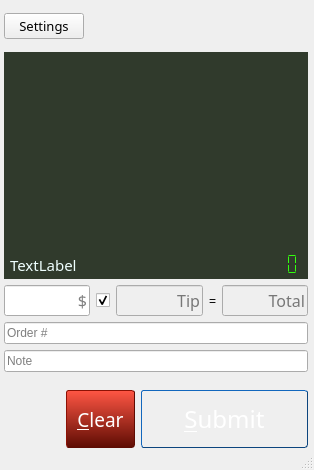
<?xml version="1.0" encoding="UTF-8"?>
<ui version="4.0">
 <class>MainWindow</class>
 <widget class="QMainWindow" name="MainWindow">
  <property name="geometry">
   <rect>
    <x>0</x>
    <y>0</y>
    <width>314</width>
    <height>470</height>
   </rect>
  </property>
  <property name="windowTitle">
   <string>Payment Terminal</string>
  </property>
  <widget class="QWidget" name="centralwidget">
   <property name="sizePolicy">
    <sizepolicy hsizetype="Preferred" vsizetype="Preferred">
     <horstretch>0</horstretch>
     <verstretch>0</verstretch>
    </sizepolicy>
   </property>
   <layout class="QVBoxLayout" name="verticalLayout_2">
    <property name="spacing">
     <number>6</number>
    </property>
    <property name="leftMargin">
     <number>4</number>
    </property>
    <property name="topMargin">
     <number>6</number>
    </property>
    <property name="rightMargin">
     <number>6</number>
    </property>
    <property name="bottomMargin">
     <number>0</number>
    </property>
    <item>
     <widget class="QFrame" name="frame">
      <property name="frameShape">
       <enum>QFrame::NoFrame</enum>
      </property>
      <property name="frameShadow">
       <enum>QFrame::Sunken</enum>
      </property>
      <layout class="QHBoxLayout" name="horizontalLayout_2">
       <property name="spacing">
        <number>0</number>
       </property>
       <property name="margin">
        <number>0</number>
       </property>
       <item>
        <widget class="QPushButton" name="btn_settings">
         <property name="font">
          <font>
           <family>Sans Serif</family>
           <pointsize>10</pointsize>
          </font>
         </property>
         <property name="focusPolicy">
          <enum>Qt::NoFocus</enum>
         </property>
         <property name="text">
          <string>Settings</string>
         </property>
         <property name="icon">
          <iconset>
           <normaloff>img/settings.png</normaloff>img/settings.png</iconset>
         </property>
         <property name="iconSize">
          <size>
           <width>32</width>
           <height>32</height>
          </size>
         </property>
        </widget>
       </item>
       <item>
        <spacer name="horizontalSpacer_2">
         <property name="orientation">
          <enum>Qt::Horizontal</enum>
         </property>
         <property name="sizeHint" stdset="0">
          <size>
           <width>40</width>
           <height>20</height>
          </size>
         </property>
        </spacer>
       </item>
       <item>
        <widget class="QLabel" name="label_3">
         <property name="sizePolicy">
          <sizepolicy hsizetype="Fixed" vsizetype="Fixed">
           <horstretch>0</horstretch>
           <verstretch>0</verstretch>
          </sizepolicy>
         </property>
         <property name="minimumSize">
          <size>
           <width>135</width>
           <height>40</height>
          </size>
         </property>
         <property name="maximumSize">
          <size>
           <width>135</width>
           <height>40</height>
          </size>
         </property>
         <property name="text">
          <string/>
         </property>
         <property name="pixmap">
          <pixmap>img/135x40-logo.png</pixmap>
         </property>
         <property name="alignment">
          <set>Qt::AlignRight|Qt::AlignTrailing|Qt::AlignVCenter</set>
         </property>
        </widget>
       </item>
      </layout>
     </widget>
    </item>
    <item>
     <widget class="QWidget" name="widget" native="true">
      <layout class="QVBoxLayout" name="verticalLayout">
       <property name="spacing">
        <number>0</number>
       </property>
       <property name="margin">
        <number>0</number>
       </property>
       <item>
        <widget class="QLabel" name="animationArea">
         <property name="sizePolicy">
          <sizepolicy hsizetype="Expanding" vsizetype="Expanding">
           <horstretch>0</horstretch>
           <verstretch>0</verstretch>
          </sizepolicy>
         </property>
         <property name="styleSheet">
          <string notr="true">background-color: rgb(48, 58, 44);
color: rgb(239, 255, 255);</string>
         </property>
         <property name="frameShadow">
          <enum>QFrame::Sunken</enum>
         </property>
         <property name="text">
          <string notr="true"/>
         </property>
         <property name="alignment">
          <set>Qt::AlignCenter</set>
         </property>
        </widget>
       </item>
       <item>
        <widget class="QTextEdit" name="view_display">
         <property name="enabled">
          <bool>true</bool>
         </property>
         <property name="sizePolicy">
          <sizepolicy hsizetype="Expanding" vsizetype="Expanding">
           <horstretch>0</horstretch>
           <verstretch>0</verstretch>
          </sizepolicy>
         </property>
         <property name="focusPolicy">
          <enum>Qt::NoFocus</enum>
         </property>
         <property name="acceptDrops">
          <bool>false</bool>
         </property>
         <property name="styleSheet">
          <string notr="true">background-color: rgb(48, 58, 44);
color: rgb(239, 255, 255);</string>
         </property>
         <property name="frameShape">
          <enum>QFrame::NoFrame</enum>
         </property>
         <property name="readOnly">
          <bool>true</bool>
         </property>
         <property name="overwriteMode">
          <bool>false</bool>
         </property>
         <property name="textInteractionFlags">
          <set>Qt::LinksAccessibleByMouse|Qt::TextSelectableByMouse</set>
         </property>
        </widget>
       </item>
       <item>
        <widget class="QFrame" name="frame_2">
         <property name="styleSheet">
          <string notr="true">background-color: rgb(48, 58, 44);
color: rgb(239, 255, 255);</string>
         </property>
         <property name="frameShape">
          <enum>QFrame::NoFrame</enum>
         </property>
         <property name="frameShadow">
          <enum>QFrame::Raised</enum>
         </property>
         <property name="lineWidth">
          <number>0</number>
         </property>
         <layout class="QHBoxLayout" name="horizontalLayout_3">
          <property name="spacing">
           <number>3</number>
          </property>
          <property name="leftMargin">
           <number>6</number>
          </property>
          <property name="topMargin">
           <number>0</number>
          </property>
          <property name="rightMargin">
           <number>3</number>
          </property>
          <property name="bottomMargin">
           <number>3</number>
          </property>
          <item>
           <widget class="QLabel" name="certificateStatus">
            <property name="sizePolicy">
             <sizepolicy hsizetype="Expanding" vsizetype="Preferred">
              <horstretch>0</horstretch>
              <verstretch>0</verstretch>
             </sizepolicy>
            </property>
            <property name="font">
             <font>
              <family>Courier 10 Pitch</family>
              <pointsize>11</pointsize>
             </font>
            </property>
            <property name="frameShape">
             <enum>QFrame::NoFrame</enum>
            </property>
            <property name="text">
             <string>TextLabel</string>
            </property>
           </widget>
          </item>
          <item>
           <widget class="QLCDNumber" name="countDown">
            <property name="styleSheet">
             <string notr="true">color: rgb(51, 255, 15)
</string>
            </property>
            <property name="frameShape">
             <enum>QFrame::NoFrame</enum>
            </property>
            <property name="smallDecimalPoint">
             <bool>false</bool>
            </property>
            <property name="segmentStyle">
             <enum>QLCDNumber::Flat</enum>
            </property>
           </widget>
          </item>
         </layout>
        </widget>
       </item>
      </layout>
     </widget>
    </item>
    <item>
     <widget class="QWidget" name="widget_5" native="true">
      <layout class="QHBoxLayout" name="horizontalLayout_5">
       <property name="margin">
        <number>0</number>
       </property>
       <item>
        <widget class="PcCurrencyLineEdit" name="input_cost">
         <property name="font">
          <font>
           <family>Sans Serif</family>
           <pointsize>12</pointsize>
          </font>
         </property>
         <property name="alignment">
          <set>Qt::AlignRight|Qt::AlignTrailing|Qt::AlignVCenter</set>
         </property>
         <property name="placeholderText">
          <string>$</string>
         </property>
        </widget>
       </item>
       <item>
        <widget class="QCheckBox" name="chbox_tip">
         <property name="focusPolicy">
          <enum>Qt::NoFocus</enum>
         </property>
         <property name="toolTip">
          <string>Add tip to total</string>
         </property>
         <property name="layoutDirection">
          <enum>Qt::LeftToRight</enum>
         </property>
         <property name="text">
          <string/>
         </property>
         <property name="checked">
          <bool>true</bool>
         </property>
        </widget>
       </item>
       <item>
        <widget class="QLineEdit" name="view_tip">
         <property name="enabled">
          <bool>false</bool>
         </property>
         <property name="font">
          <font>
           <family>Sans Serif</family>
           <pointsize>12</pointsize>
          </font>
         </property>
         <property name="alignment">
          <set>Qt::AlignRight|Qt::AlignTrailing|Qt::AlignVCenter</set>
         </property>
         <property name="placeholderText">
          <string>Tip</string>
         </property>
        </widget>
       </item>
       <item>
        <widget class="QLabel" name="label">
         <property name="text">
          <string>=</string>
         </property>
        </widget>
       </item>
       <item>
        <widget class="QLineEdit" name="view_total">
         <property name="enabled">
          <bool>false</bool>
         </property>
         <property name="font">
          <font>
           <family>Sans Serif</family>
           <pointsize>12</pointsize>
          </font>
         </property>
         <property name="alignment">
          <set>Qt::AlignRight|Qt::AlignTrailing|Qt::AlignVCenter</set>
         </property>
         <property name="placeholderText">
          <string>Total</string>
         </property>
        </widget>
       </item>
      </layout>
     </widget>
    </item>
    <item>
     <widget class="QLineEdit" name="input_order_id">
      <property name="maxLength">
       <number>24</number>
      </property>
      <property name="placeholderText">
       <string>Order #</string>
      </property>
     </widget>
    </item>
    <item>
     <widget class="QLineEdit" name="input_note">
      <property name="maxLength">
       <number>127</number>
      </property>
      <property name="placeholderText">
       <string>Note</string>
      </property>
     </widget>
    </item>
    <item>
     <widget class="QWidget" name="widget_3" native="true">
      <layout class="QHBoxLayout" name="horizontalLayout_4">
       <property name="spacing">
        <number>0</number>
       </property>
       <property name="margin">
        <number>0</number>
       </property>
       <item>
        <widget class="QWidget" name="widget_4" native="true">
         <property name="layoutDirection">
          <enum>Qt::RightToLeft</enum>
         </property>
         <layout class="QVBoxLayout" name="verticalLayout_3">
          <property name="margin">
           <number>0</number>
          </property>
         </layout>
        </widget>
       </item>
      </layout>
     </widget>
    </item>
    <item>
     <layout class="QHBoxLayout" name="horizontalLayout">
      <property name="topMargin">
       <number>6</number>
      </property>
      <item>
       <spacer name="horizontalSpacer">
        <property name="orientation">
         <enum>Qt::Horizontal</enum>
        </property>
        <property name="sizeHint" stdset="0">
         <size>
          <width>40</width>
          <height>20</height>
         </size>
        </property>
       </spacer>
      </item>
      <item>
       <widget class="QPushButton" name="btn_clear">
        <property name="minimumSize">
         <size>
          <width>69</width>
          <height>58</height>
         </size>
        </property>
        <property name="font">
         <font>
          <family>Sans Serif</family>
          <pointsize>14</pointsize>
         </font>
        </property>
        <property name="focusPolicy">
         <enum>Qt::NoFocus</enum>
        </property>
        <property name="styleSheet">
         <string notr="true">QPushButton {
/* The font color */ 
color: white;
/* Here's the background gradient with start point, end point, 
   stop &quot;percentage&quot; and color, stop percentage and color. */
background-color: qlineargradient(x1: 0, y1: 0, x2: 0, y2: 1, stop: 0 #ff5644, stop: 1 #5e0c03);
/* We'll round the borders. */
border-style: outset;
/* Round radius will be 3px */
border-radius: 3px;
/* Border is only one pixel */
border-width: 1px;
/* Border color is now set */
border-color: #5e0c03;
}

/* This is style when button is pressed */
QPushButton:pressed {
/* We'll just invert the gradient by changing the colors around. */
background-color: qlineargradient(x1: 0, y1: 0, x2: 0, y2: 1, stop: 0 #5e0c03, stop: 1 #ff5644);
}
</string>
        </property>
        <property name="text">
         <string>&amp;Clear</string>
        </property>
       </widget>
      </item>
      <item>
       <widget class="QPushButton" name="btn_accept">
        <property name="minimumSize">
         <size>
          <width>167</width>
          <height>58</height>
         </size>
        </property>
        <property name="font">
         <font>
          <family>Sans Serif</family>
          <pointsize>18</pointsize>
         </font>
        </property>
        <property name="focusPolicy">
         <enum>Qt::StrongFocus</enum>
        </property>
        <property name="styleSheet">
         <string notr="true">QPushButton {
/* The font color */ 
color: white;
/* Here's the background gradient with start point, end point, 
   stop &quot;percentage&quot; and color, stop percentage and color. */
background-color: qlineargradient(x1: 0, y1: 0, x2: 0, y2: 1,
                                  stop: 0 #2198c0, stop: 1 #0d5ca6);
/* We'll round the borders. */
border-style: outset;
/* Round radius will be 3px */
border-radius: 3px;
/* Border is only one pixel */
border-width: 1px;
/* Border color is now set */
border-color: #0c457e;
}

/* This is style when button is pressed */
QPushButton:pressed {
/* We'll just invert the gradient by changing the colors around. */
background-color: qlineargradient(x1: 0, y1: 0, x2: 0, y2: 1, stop: 0 #0d5ca6, stop: 1 #2198c0);
}

/* This is style when button is disabled */
QPushButton:disabled {
/* We'll just invert the gradient by changing the colors around. */
background-color: qlineargradient(x1: 0, y1: 0, x2: 0, y2: 1, stop: 0 #a0a0a0, stop: 1 #3e3e3e);
border-color: #3e3e3e;
}
</string>
        </property>
        <property name="text">
         <string>&amp;Submit</string>
        </property>
        <property name="autoDefault">
         <bool>true</bool>
        </property>
        <property name="default">
         <bool>true</bool>
        </property>
       </widget>
      </item>
     </layout>
    </item>
   </layout>
  </widget>
  <widget class="QStatusBar" name="statusbar"/>
 </widget>
 <customwidgets>
  <customwidget>
   <class>PcCurrencyLineEdit</class>
   <extends>QLineEdit</extends>
   <header>ui_currency_lineedit</header>
  </customwidget>
 </customwidgets>
 <tabstops>
  <tabstop>input_cost</tabstop>
  <tabstop>input_order_id</tabstop>
  <tabstop>input_note</tabstop>
  <tabstop>btn_accept</tabstop>
  <tabstop>view_total</tabstop>
  <tabstop>view_tip</tabstop>
 </tabstops>
 <resources/>
 <connections>
  <connection>
   <sender>btn_clear</sender>
   <signal>clicked()</signal>
   <receiver>input_cost</receiver>
   <slot>clear()</slot>
   <hints>
    <hint type="sourcelabel">
     <x>115</x>
     <y>413</y>
    </hint>
    <hint type="destinationlabel">
     <x>52</x>
     <y>281</y>
    </hint>
   </hints>
  </connection>
  <connection>
   <sender>btn_clear</sender>
   <signal>clicked()</signal>
   <receiver>input_order_id</receiver>
   <slot>clear()</slot>
   <hints>
    <hint type="sourcelabel">
     <x>115</x>
     <y>413</y>
    </hint>
    <hint type="destinationlabel">
     <x>166</x>
     <y>317</y>
    </hint>
   </hints>
  </connection>
  <connection>
   <sender>btn_clear</sender>
   <signal>clicked()</signal>
   <receiver>input_note</receiver>
   <slot>clear()</slot>
   <hints>
    <hint type="sourcelabel">
     <x>115</x>
     <y>413</y>
    </hint>
    <hint type="destinationlabel">
     <x>166</x>
     <y>348</y>
    </hint>
   </hints>
  </connection>
  <connection>
   <sender>input_cost</sender>
   <signal>returnPressed()</signal>
   <receiver>input_order_id</receiver>
   <slot>setFocus()</slot>
   <hints>
    <hint type="sourcelabel">
     <x>52</x>
     <y>284</y>
    </hint>
    <hint type="destinationlabel">
     <x>166</x>
     <y>317</y>
    </hint>
   </hints>
  </connection>
  <connection>
   <sender>input_order_id</sender>
   <signal>returnPressed()</signal>
   <receiver>btn_accept</receiver>
   <slot>animateClick()</slot>
   <hints>
    <hint type="sourcelabel">
     <x>166</x>
     <y>317</y>
    </hint>
    <hint type="destinationlabel">
     <x>239</x>
     <y>413</y>
    </hint>
   </hints>
  </connection>
  <connection>
   <sender>input_note</sender>
   <signal>returnPressed()</signal>
   <receiver>btn_accept</receiver>
   <slot>animateClick()</slot>
   <hints>
    <hint type="sourcelabel">
     <x>166</x>
     <y>348</y>
    </hint>
    <hint type="destinationlabel">
     <x>239</x>
     <y>413</y>
    </hint>
   </hints>
  </connection>
 </connections>
</ui>
